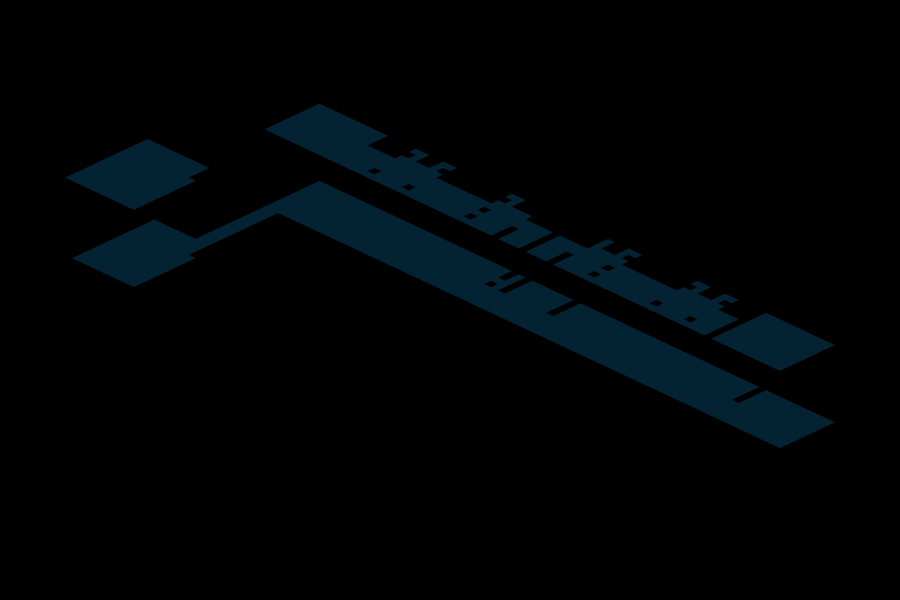

Notebook source saved alongside this figure:
### Markdown cell above
## 16. Clustering Coefficient
Measures how interconnected a node's neighbors are — reveals tightly-knit spatial clusters.

### Code cell
clustering_values = Graph.LocalClusteringCoefficient(building_graph)
heatmap_from_values(clustering_values, 'Clustering Coefficient')
